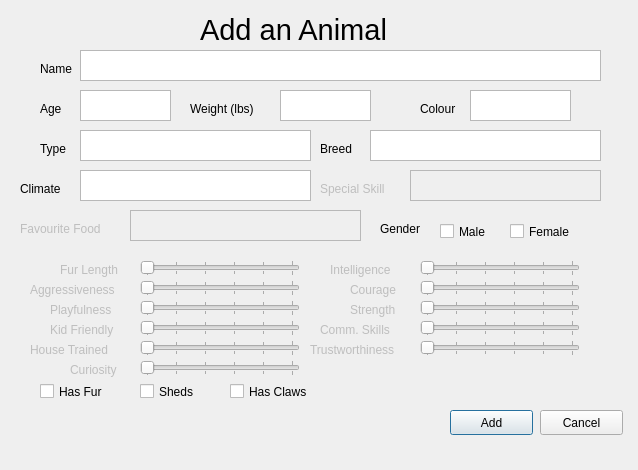
<?xml version="1.0" encoding="UTF-8"?>
<ui version="4.0">
 <class>AddAnimalWIndow</class>
 <widget class="QDialog" name="AddAnimalWIndow">
  <property name="geometry">
   <rect>
    <x>0</x>
    <y>0</y>
    <width>638</width>
    <height>470</height>
   </rect>
  </property>
  <property name="windowTitle">
   <string>Dialog</string>
  </property>
  <widget class="QLabel" name="label">
   <property name="geometry">
    <rect>
     <x>200</x>
     <y>10</y>
     <width>221</width>
     <height>41</height>
    </rect>
   </property>
   <property name="text">
    <string>&lt;html&gt;&lt;head/&gt;&lt;body&gt;&lt;p&gt;&lt;span style=&quot; font-size:22pt;&quot;&gt;Add an Animal&lt;/span&gt;&lt;/p&gt;&lt;/body&gt;&lt;/html&gt;</string>
   </property>
  </widget>
  <widget class="QLabel" name="label_2">
   <property name="geometry">
    <rect>
     <x>40</x>
     <y>60</y>
     <width>64</width>
     <height>17</height>
    </rect>
   </property>
   <property name="text">
    <string>Name</string>
   </property>
  </widget>
  <widget class="QPlainTextEdit" name="nameText">
   <property name="geometry">
    <rect>
     <x>80</x>
     <y>50</y>
     <width>521</width>
     <height>31</height>
    </rect>
   </property>
  </widget>
  <widget class="QLabel" name="label_3">
   <property name="geometry">
    <rect>
     <x>40</x>
     <y>100</y>
     <width>64</width>
     <height>17</height>
    </rect>
   </property>
   <property name="text">
    <string>Age</string>
   </property>
  </widget>
  <widget class="QPlainTextEdit" name="ageText">
   <property name="geometry">
    <rect>
     <x>80</x>
     <y>90</y>
     <width>91</width>
     <height>31</height>
    </rect>
   </property>
  </widget>
  <widget class="QLabel" name="label_4">
   <property name="geometry">
    <rect>
     <x>190</x>
     <y>100</y>
     <width>81</width>
     <height>17</height>
    </rect>
   </property>
   <property name="text">
    <string>Weight (lbs)</string>
   </property>
  </widget>
  <widget class="QPlainTextEdit" name="weightText">
   <property name="geometry">
    <rect>
     <x>280</x>
     <y>90</y>
     <width>91</width>
     <height>31</height>
    </rect>
   </property>
  </widget>
  <widget class="QLabel" name="label_5">
   <property name="geometry">
    <rect>
     <x>420</x>
     <y>100</y>
     <width>81</width>
     <height>17</height>
    </rect>
   </property>
   <property name="text">
    <string>Colour</string>
   </property>
  </widget>
  <widget class="QPlainTextEdit" name="colourText">
   <property name="geometry">
    <rect>
     <x>470</x>
     <y>90</y>
     <width>101</width>
     <height>31</height>
    </rect>
   </property>
  </widget>
  <widget class="QPlainTextEdit" name="typeText">
   <property name="geometry">
    <rect>
     <x>80</x>
     <y>130</y>
     <width>231</width>
     <height>31</height>
    </rect>
   </property>
  </widget>
  <widget class="QLabel" name="label_6">
   <property name="geometry">
    <rect>
     <x>40</x>
     <y>140</y>
     <width>64</width>
     <height>17</height>
    </rect>
   </property>
   <property name="text">
    <string>Type</string>
   </property>
  </widget>
  <widget class="QPlainTextEdit" name="breedText">
   <property name="geometry">
    <rect>
     <x>370</x>
     <y>130</y>
     <width>231</width>
     <height>31</height>
    </rect>
   </property>
  </widget>
  <widget class="QLabel" name="label_7">
   <property name="geometry">
    <rect>
     <x>320</x>
     <y>140</y>
     <width>64</width>
     <height>17</height>
    </rect>
   </property>
   <property name="text">
    <string>Breed</string>
   </property>
  </widget>
  <widget class="QPlainTextEdit" name="climateText">
   <property name="geometry">
    <rect>
     <x>80</x>
     <y>170</y>
     <width>231</width>
     <height>31</height>
    </rect>
   </property>
  </widget>
  <widget class="QLabel" name="label_8">
   <property name="geometry">
    <rect>
     <x>20</x>
     <y>180</y>
     <width>64</width>
     <height>17</height>
    </rect>
   </property>
   <property name="text">
    <string>Climate</string>
   </property>
  </widget>
  <widget class="QPlainTextEdit" name="plainTextEdit_8">
   <property name="enabled">
    <bool>false</bool>
   </property>
   <property name="geometry">
    <rect>
     <x>410</x>
     <y>170</y>
     <width>191</width>
     <height>31</height>
    </rect>
   </property>
  </widget>
  <widget class="QLabel" name="label_9">
   <property name="enabled">
    <bool>false</bool>
   </property>
   <property name="geometry">
    <rect>
     <x>320</x>
     <y>180</y>
     <width>81</width>
     <height>17</height>
    </rect>
   </property>
   <property name="text">
    <string>Special Skill</string>
   </property>
  </widget>
  <widget class="QLabel" name="label_10">
   <property name="enabled">
    <bool>false</bool>
   </property>
   <property name="geometry">
    <rect>
     <x>20</x>
     <y>220</y>
     <width>101</width>
     <height>17</height>
    </rect>
   </property>
   <property name="text">
    <string>Favourite Food</string>
   </property>
  </widget>
  <widget class="QPlainTextEdit" name="plainTextEdit_9">
   <property name="enabled">
    <bool>false</bool>
   </property>
   <property name="geometry">
    <rect>
     <x>130</x>
     <y>210</y>
     <width>231</width>
     <height>31</height>
    </rect>
   </property>
  </widget>
  <widget class="QSlider" name="horizontalSlider">
   <property name="enabled">
    <bool>false</bool>
   </property>
   <property name="geometry">
    <rect>
     <x>140</x>
     <y>260</y>
     <width>160</width>
     <height>16</height>
    </rect>
   </property>
   <property name="minimumSize">
    <size>
     <width>160</width>
     <height>0</height>
    </size>
   </property>
   <property name="maximum">
    <number>5</number>
   </property>
   <property name="pageStep">
    <number>5</number>
   </property>
   <property name="orientation">
    <enum>Qt::Horizontal</enum>
   </property>
   <property name="tickPosition">
    <enum>QSlider::TicksBothSides</enum>
   </property>
  </widget>
  <widget class="QSlider" name="horizontalSlider_2">
   <property name="enabled">
    <bool>false</bool>
   </property>
   <property name="geometry">
    <rect>
     <x>420</x>
     <y>260</y>
     <width>160</width>
     <height>16</height>
    </rect>
   </property>
   <property name="minimumSize">
    <size>
     <width>160</width>
     <height>0</height>
    </size>
   </property>
   <property name="maximum">
    <number>5</number>
   </property>
   <property name="pageStep">
    <number>5</number>
   </property>
   <property name="orientation">
    <enum>Qt::Horizontal</enum>
   </property>
   <property name="tickPosition">
    <enum>QSlider::TicksBothSides</enum>
   </property>
  </widget>
  <widget class="QLabel" name="label_11">
   <property name="enabled">
    <bool>false</bool>
   </property>
   <property name="geometry">
    <rect>
     <x>60</x>
     <y>260</y>
     <width>71</width>
     <height>20</height>
    </rect>
   </property>
   <property name="text">
    <string>Fur Length</string>
   </property>
  </widget>
  <widget class="QLabel" name="label_12">
   <property name="enabled">
    <bool>false</bool>
   </property>
   <property name="geometry">
    <rect>
     <x>330</x>
     <y>260</y>
     <width>81</width>
     <height>20</height>
    </rect>
   </property>
   <property name="text">
    <string>Intelligence</string>
   </property>
  </widget>
  <widget class="QSlider" name="horizontalSlider_3">
   <property name="enabled">
    <bool>false</bool>
   </property>
   <property name="geometry">
    <rect>
     <x>140</x>
     <y>280</y>
     <width>160</width>
     <height>16</height>
    </rect>
   </property>
   <property name="minimumSize">
    <size>
     <width>160</width>
     <height>0</height>
    </size>
   </property>
   <property name="maximum">
    <number>5</number>
   </property>
   <property name="pageStep">
    <number>5</number>
   </property>
   <property name="orientation">
    <enum>Qt::Horizontal</enum>
   </property>
   <property name="tickPosition">
    <enum>QSlider::TicksBothSides</enum>
   </property>
  </widget>
  <widget class="QLabel" name="label_13">
   <property name="enabled">
    <bool>false</bool>
   </property>
   <property name="geometry">
    <rect>
     <x>30</x>
     <y>280</y>
     <width>101</width>
     <height>20</height>
    </rect>
   </property>
   <property name="text">
    <string>Aggressiveness</string>
   </property>
  </widget>
  <widget class="QLabel" name="label_14">
   <property name="enabled">
    <bool>false</bool>
   </property>
   <property name="geometry">
    <rect>
     <x>350</x>
     <y>280</y>
     <width>81</width>
     <height>20</height>
    </rect>
   </property>
   <property name="text">
    <string>Courage</string>
   </property>
  </widget>
  <widget class="QSlider" name="horizontalSlider_4">
   <property name="enabled">
    <bool>false</bool>
   </property>
   <property name="geometry">
    <rect>
     <x>420</x>
     <y>280</y>
     <width>160</width>
     <height>16</height>
    </rect>
   </property>
   <property name="minimumSize">
    <size>
     <width>160</width>
     <height>0</height>
    </size>
   </property>
   <property name="maximum">
    <number>5</number>
   </property>
   <property name="pageStep">
    <number>5</number>
   </property>
   <property name="orientation">
    <enum>Qt::Horizontal</enum>
   </property>
   <property name="tickPosition">
    <enum>QSlider::TicksBothSides</enum>
   </property>
  </widget>
  <widget class="QSlider" name="horizontalSlider_5">
   <property name="enabled">
    <bool>false</bool>
   </property>
   <property name="geometry">
    <rect>
     <x>140</x>
     <y>300</y>
     <width>160</width>
     <height>16</height>
    </rect>
   </property>
   <property name="minimumSize">
    <size>
     <width>160</width>
     <height>0</height>
    </size>
   </property>
   <property name="maximum">
    <number>5</number>
   </property>
   <property name="pageStep">
    <number>5</number>
   </property>
   <property name="orientation">
    <enum>Qt::Horizontal</enum>
   </property>
   <property name="tickPosition">
    <enum>QSlider::TicksBothSides</enum>
   </property>
  </widget>
  <widget class="QLabel" name="label_15">
   <property name="enabled">
    <bool>false</bool>
   </property>
   <property name="geometry">
    <rect>
     <x>50</x>
     <y>300</y>
     <width>91</width>
     <height>20</height>
    </rect>
   </property>
   <property name="text">
    <string>Playfulness</string>
   </property>
  </widget>
  <widget class="QLabel" name="label_16">
   <property name="enabled">
    <bool>false</bool>
   </property>
   <property name="geometry">
    <rect>
     <x>350</x>
     <y>300</y>
     <width>81</width>
     <height>20</height>
    </rect>
   </property>
   <property name="text">
    <string>Strength</string>
   </property>
  </widget>
  <widget class="QSlider" name="horizontalSlider_6">
   <property name="enabled">
    <bool>false</bool>
   </property>
   <property name="geometry">
    <rect>
     <x>420</x>
     <y>300</y>
     <width>160</width>
     <height>16</height>
    </rect>
   </property>
   <property name="minimumSize">
    <size>
     <width>160</width>
     <height>0</height>
    </size>
   </property>
   <property name="maximum">
    <number>5</number>
   </property>
   <property name="pageStep">
    <number>5</number>
   </property>
   <property name="orientation">
    <enum>Qt::Horizontal</enum>
   </property>
   <property name="tickPosition">
    <enum>QSlider::TicksBothSides</enum>
   </property>
  </widget>
  <widget class="QSlider" name="horizontalSlider_7">
   <property name="enabled">
    <bool>false</bool>
   </property>
   <property name="geometry">
    <rect>
     <x>140</x>
     <y>320</y>
     <width>160</width>
     <height>16</height>
    </rect>
   </property>
   <property name="minimumSize">
    <size>
     <width>160</width>
     <height>0</height>
    </size>
   </property>
   <property name="maximum">
    <number>5</number>
   </property>
   <property name="pageStep">
    <number>5</number>
   </property>
   <property name="orientation">
    <enum>Qt::Horizontal</enum>
   </property>
   <property name="tickPosition">
    <enum>QSlider::TicksBothSides</enum>
   </property>
  </widget>
  <widget class="QLabel" name="label_17">
   <property name="enabled">
    <bool>false</bool>
   </property>
   <property name="geometry">
    <rect>
     <x>50</x>
     <y>320</y>
     <width>81</width>
     <height>20</height>
    </rect>
   </property>
   <property name="text">
    <string>Kid Friendly</string>
   </property>
  </widget>
  <widget class="QLabel" name="label_18">
   <property name="enabled">
    <bool>false</bool>
   </property>
   <property name="geometry">
    <rect>
     <x>320</x>
     <y>320</y>
     <width>141</width>
     <height>20</height>
    </rect>
   </property>
   <property name="text">
    <string>Comm. Skills</string>
   </property>
  </widget>
  <widget class="QSlider" name="horizontalSlider_8">
   <property name="enabled">
    <bool>false</bool>
   </property>
   <property name="geometry">
    <rect>
     <x>420</x>
     <y>320</y>
     <width>160</width>
     <height>16</height>
    </rect>
   </property>
   <property name="minimumSize">
    <size>
     <width>160</width>
     <height>0</height>
    </size>
   </property>
   <property name="maximum">
    <number>5</number>
   </property>
   <property name="pageStep">
    <number>5</number>
   </property>
   <property name="orientation">
    <enum>Qt::Horizontal</enum>
   </property>
   <property name="tickPosition">
    <enum>QSlider::TicksBothSides</enum>
   </property>
  </widget>
  <widget class="QSlider" name="horizontalSlider_9">
   <property name="enabled">
    <bool>false</bool>
   </property>
   <property name="geometry">
    <rect>
     <x>140</x>
     <y>340</y>
     <width>160</width>
     <height>16</height>
    </rect>
   </property>
   <property name="minimumSize">
    <size>
     <width>160</width>
     <height>0</height>
    </size>
   </property>
   <property name="maximum">
    <number>5</number>
   </property>
   <property name="pageStep">
    <number>5</number>
   </property>
   <property name="orientation">
    <enum>Qt::Horizontal</enum>
   </property>
   <property name="tickPosition">
    <enum>QSlider::TicksBothSides</enum>
   </property>
  </widget>
  <widget class="QLabel" name="label_19">
   <property name="enabled">
    <bool>false</bool>
   </property>
   <property name="geometry">
    <rect>
     <x>30</x>
     <y>340</y>
     <width>101</width>
     <height>20</height>
    </rect>
   </property>
   <property name="text">
    <string>House Trained</string>
   </property>
  </widget>
  <widget class="QLabel" name="label_20">
   <property name="enabled">
    <bool>false</bool>
   </property>
   <property name="geometry">
    <rect>
     <x>310</x>
     <y>340</y>
     <width>111</width>
     <height>20</height>
    </rect>
   </property>
   <property name="text">
    <string>Trustworthiness</string>
   </property>
  </widget>
  <widget class="QSlider" name="horizontalSlider_10">
   <property name="enabled">
    <bool>false</bool>
   </property>
   <property name="geometry">
    <rect>
     <x>420</x>
     <y>340</y>
     <width>160</width>
     <height>16</height>
    </rect>
   </property>
   <property name="minimumSize">
    <size>
     <width>160</width>
     <height>0</height>
    </size>
   </property>
   <property name="maximum">
    <number>5</number>
   </property>
   <property name="pageStep">
    <number>5</number>
   </property>
   <property name="orientation">
    <enum>Qt::Horizontal</enum>
   </property>
   <property name="tickPosition">
    <enum>QSlider::TicksBothSides</enum>
   </property>
  </widget>
  <widget class="QSlider" name="horizontalSlider_11">
   <property name="enabled">
    <bool>false</bool>
   </property>
   <property name="geometry">
    <rect>
     <x>140</x>
     <y>360</y>
     <width>160</width>
     <height>16</height>
    </rect>
   </property>
   <property name="minimumSize">
    <size>
     <width>160</width>
     <height>0</height>
    </size>
   </property>
   <property name="maximum">
    <number>5</number>
   </property>
   <property name="pageStep">
    <number>5</number>
   </property>
   <property name="orientation">
    <enum>Qt::Horizontal</enum>
   </property>
   <property name="tickPosition">
    <enum>QSlider::TicksBothSides</enum>
   </property>
  </widget>
  <widget class="QLabel" name="label_21">
   <property name="enabled">
    <bool>false</bool>
   </property>
   <property name="geometry">
    <rect>
     <x>70</x>
     <y>360</y>
     <width>71</width>
     <height>20</height>
    </rect>
   </property>
   <property name="text">
    <string>Curiosity</string>
   </property>
  </widget>
  <widget class="QPushButton" name="addButton">
   <property name="geometry">
    <rect>
     <x>450</x>
     <y>410</y>
     <width>83</width>
     <height>25</height>
    </rect>
   </property>
   <property name="text">
    <string>Add</string>
   </property>
  </widget>
  <widget class="QPushButton" name="cancelButton">
   <property name="geometry">
    <rect>
     <x>540</x>
     <y>410</y>
     <width>83</width>
     <height>25</height>
    </rect>
   </property>
   <property name="text">
    <string>Cancel</string>
   </property>
  </widget>
  <widget class="QCheckBox" name="furCheck">
   <property name="geometry">
    <rect>
     <x>40</x>
     <y>380</y>
     <width>90</width>
     <height>23</height>
    </rect>
   </property>
   <property name="text">
    <string>Has Fur</string>
   </property>
  </widget>
  <widget class="QCheckBox" name="shedsCheck">
   <property name="geometry">
    <rect>
     <x>140</x>
     <y>380</y>
     <width>90</width>
     <height>23</height>
    </rect>
   </property>
   <property name="text">
    <string>Sheds</string>
   </property>
  </widget>
  <widget class="QLabel" name="label_22">
   <property name="geometry">
    <rect>
     <x>380</x>
     <y>220</y>
     <width>64</width>
     <height>17</height>
    </rect>
   </property>
   <property name="text">
    <string>Gender</string>
   </property>
  </widget>
  <widget class="QCheckBox" name="maleCheck">
   <property name="geometry">
    <rect>
     <x>440</x>
     <y>220</y>
     <width>90</width>
     <height>23</height>
    </rect>
   </property>
   <property name="text">
    <string>Male</string>
   </property>
  </widget>
  <widget class="QCheckBox" name="femaleCheck">
   <property name="geometry">
    <rect>
     <x>510</x>
     <y>220</y>
     <width>90</width>
     <height>23</height>
    </rect>
   </property>
   <property name="text">
    <string>Female</string>
   </property>
  </widget>
  <widget class="QCheckBox" name="clawsCheck">
   <property name="geometry">
    <rect>
     <x>230</x>
     <y>380</y>
     <width>90</width>
     <height>23</height>
    </rect>
   </property>
   <property name="text">
    <string>Has Claws</string>
   </property>
  </widget>
 </widget>
 <resources/>
 <connections/>
</ui>
